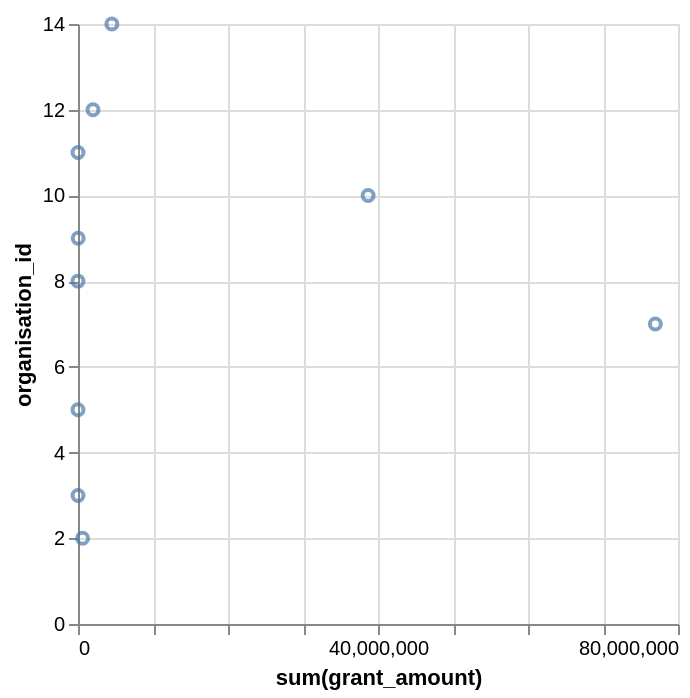

Write the Vega-Lite specification saved for this chart.
### Vega-Lite specification from a JSON file in a GitHub repository (floating-point values rounded to 4 significant figures)
{"data": {"values": [{"x_data": 608400.0, "y_data": 2}, {"x_data": 281.2, "y_data": 3}, {"x_data": 610.7, "y_data": 5}, {"x_data": 76980000.0, "y_data": 7}, {"x_data": 42.81, "y_data": 8}, {"x_data": 25310.0, "y_data": 9}, {"x_data": 38680000.0, "y_data": 10}, {"x_data": 330.6, "y_data": 11}, {"x_data": 2001000.0, "y_data": 12}, {"x_data": 4516000.0, "y_data": 14}]}, "mark": "point", "encoding": {"x": {"field": "x_data", "type": "quantitative", "title": "sum(grant_amount)"}, "y": {"field": "y_data", "type": "quantitative", "title": "organisation_id"}}}
